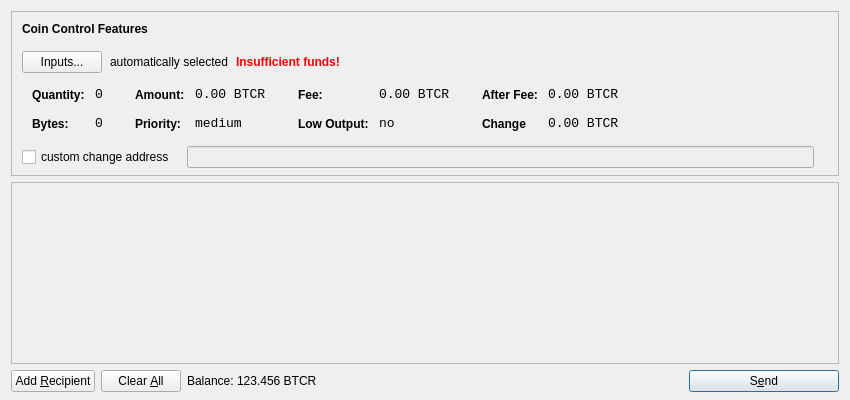
<?xml version="1.0" encoding="UTF-8"?>
<ui version="4.0">
 <class>SendCoinsDialog</class>
 <widget class="QDialog" name="SendCoinsDialog">
  <property name="geometry">
   <rect>
    <x>0</x>
    <y>0</y>
    <width>850</width>
    <height>400</height>
   </rect>
  </property>
  <property name="windowTitle">
   <string>Send Coins</string>
  </property>
  <layout class="QVBoxLayout" name="verticalLayout" stretch="0,1,0">
   <property name="bottomMargin">
    <number>8</number>
   </property>
   <item>
    <widget class="QFrame" name="frameCoinControl">
     <property name="sizePolicy">
      <sizepolicy hsizetype="Expanding" vsizetype="Expanding">
       <horstretch>0</horstretch>
       <verstretch>0</verstretch>
      </sizepolicy>
     </property>
     <property name="maximumSize">
      <size>
       <width>16777215</width>
       <height>16777215</height>
      </size>
     </property>
     <property name="frameShape">
      <enum>QFrame::StyledPanel</enum>
     </property>
     <property name="frameShadow">
      <enum>QFrame::Sunken</enum>
     </property>
     <layout class="QVBoxLayout" name="verticalLayoutCoinControl2">
      <property name="spacing">
       <number>-1</number>
      </property>
      <property name="leftMargin">
       <number>0</number>
      </property>
      <property name="topMargin">
       <number>0</number>
      </property>
      <property name="rightMargin">
       <number>0</number>
      </property>
      <property name="bottomMargin">
       <number>6</number>
      </property>
      <item>
       <layout class="QVBoxLayout" name="verticalLayoutCoinControl" stretch="0,0,0,0,1">
        <property name="spacing">
         <number>0</number>
        </property>
        <property name="leftMargin">
         <number>10</number>
        </property>
        <property name="topMargin">
         <number>10</number>
        </property>
        <item>
         <layout class="QHBoxLayout" name="horizontalLayoutCoinControl1">
          <property name="bottomMargin">
           <number>15</number>
          </property>
          <item>
           <widget class="QLabel" name="labelCoinControlFeatures">
            <property name="sizePolicy">
             <sizepolicy hsizetype="Preferred" vsizetype="Maximum">
              <horstretch>0</horstretch>
              <verstretch>0</verstretch>
             </sizepolicy>
            </property>
            <property name="font">
             <font>
              <weight>75</weight>
              <bold>true</bold>
             </font>
            </property>
            <property name="styleSheet">
             <string notr="true">font-weight:bold;</string>
            </property>
            <property name="text">
             <string>Coin Control Features</string>
            </property>
           </widget>
          </item>
         </layout>
        </item>
        <item>
         <layout class="QHBoxLayout" name="horizontalLayoutCoinControl2" stretch="0,0,0,0">
          <property name="spacing">
           <number>8</number>
          </property>
          <property name="bottomMargin">
           <number>10</number>
          </property>
          <item>
           <widget class="QPushButton" name="pushButtonCoinControl">
            <property name="styleSheet">
             <string notr="true"/>
            </property>
            <property name="text">
             <string>Inputs...</string>
            </property>
           </widget>
          </item>
          <item>
           <widget class="QLabel" name="labelCoinControlAutomaticallySelected">
            <property name="text">
             <string>automatically selected</string>
            </property>
            <property name="margin">
             <number>5</number>
            </property>
           </widget>
          </item>
          <item>
           <widget class="QLabel" name="labelCoinControlInsuffFunds">
            <property name="font">
             <font>
              <weight>75</weight>
              <bold>true</bold>
             </font>
            </property>
            <property name="styleSheet">
             <string notr="true">color:red;font-weight:bold;</string>
            </property>
            <property name="text">
             <string>Insufficient funds!</string>
            </property>
            <property name="margin">
             <number>5</number>
            </property>
           </widget>
          </item>
          <item>
           <spacer name="horizontalSpacerCoinControl">
            <property name="orientation">
             <enum>Qt::Horizontal</enum>
            </property>
            <property name="sizeHint" stdset="0">
             <size>
              <width>40</width>
              <height>1</height>
             </size>
            </property>
           </spacer>
          </item>
         </layout>
        </item>
        <item>
         <widget class="QWidget" name="widgetCoinControl" native="true">
          <property name="sizePolicy">
           <sizepolicy hsizetype="Preferred" vsizetype="Preferred">
            <horstretch>0</horstretch>
            <verstretch>0</verstretch>
           </sizepolicy>
          </property>
          <property name="minimumSize">
           <size>
            <width>0</width>
            <height>0</height>
           </size>
          </property>
          <property name="styleSheet">
           <string notr="true"/>
          </property>
          <layout class="QHBoxLayout" name="horizontalLayoutCoinControl5">
           <property name="margin">
            <number>0</number>
           </property>
           <item>
            <layout class="QHBoxLayout" name="horizontalLayoutCoinControl3" stretch="0,0,0,1">
             <property name="spacing">
              <number>20</number>
             </property>
             <property name="topMargin">
              <number>0</number>
             </property>
             <property name="bottomMargin">
              <number>10</number>
             </property>
             <item>
              <layout class="QFormLayout" name="formLayoutCoinControl1">
               <property name="horizontalSpacing">
                <number>10</number>
               </property>
               <property name="verticalSpacing">
                <number>14</number>
               </property>
               <property name="leftMargin">
                <number>10</number>
               </property>
               <property name="topMargin">
                <number>4</number>
               </property>
               <property name="rightMargin">
                <number>6</number>
               </property>
               <item row="0" column="0">
                <widget class="QLabel" name="labelCoinControlQuantityText">
                 <property name="styleSheet">
                  <string notr="true">font-weight:bold;</string>
                 </property>
                 <property name="text">
                  <string>Quantity:</string>
                 </property>
                 <property name="margin">
                  <number>0</number>
                 </property>
                </widget>
               </item>
               <item row="0" column="1">
                <widget class="QLabel" name="labelCoinControlQuantity">
                 <property name="font">
                  <font>
                   <family>Monospace</family>
                   <pointsize>10</pointsize>
                  </font>
                 </property>
                 <property name="cursor">
                  <cursorShape>IBeamCursor</cursorShape>
                 </property>
                 <property name="contextMenuPolicy">
                  <enum>Qt::ActionsContextMenu</enum>
                 </property>
                 <property name="text">
                  <string>0</string>
                 </property>
                 <property name="margin">
                  <number>0</number>
                 </property>
                 <property name="textInteractionFlags">
                  <set>Qt::LinksAccessibleByMouse|Qt::TextSelectableByKeyboard|Qt::TextSelectableByMouse</set>
                 </property>
                </widget>
               </item>
               <item row="1" column="0">
                <widget class="QLabel" name="labelCoinControlBytesText">
                 <property name="styleSheet">
                  <string notr="true">font-weight:bold;</string>
                 </property>
                 <property name="text">
                  <string>Bytes:</string>
                 </property>
                </widget>
               </item>
               <item row="1" column="1">
                <widget class="QLabel" name="labelCoinControlBytes">
                 <property name="font">
                  <font>
                   <family>Monospace</family>
                   <pointsize>10</pointsize>
                  </font>
                 </property>
                 <property name="cursor">
                  <cursorShape>IBeamCursor</cursorShape>
                 </property>
                 <property name="contextMenuPolicy">
                  <enum>Qt::ActionsContextMenu</enum>
                 </property>
                 <property name="text">
                  <string>0</string>
                 </property>
                 <property name="textInteractionFlags">
                  <set>Qt::LinksAccessibleByMouse|Qt::TextSelectableByKeyboard|Qt::TextSelectableByMouse</set>
                 </property>
                </widget>
               </item>
              </layout>
             </item>
             <item>
              <layout class="QFormLayout" name="formLayoutCoinControl2">
               <property name="horizontalSpacing">
                <number>10</number>
               </property>
               <property name="verticalSpacing">
                <number>14</number>
               </property>
               <property name="leftMargin">
                <number>6</number>
               </property>
               <property name="topMargin">
                <number>4</number>
               </property>
               <property name="rightMargin">
                <number>6</number>
               </property>
               <item row="0" column="0">
                <widget class="QLabel" name="labelCoinControlAmountText">
                 <property name="styleSheet">
                  <string notr="true">font-weight:bold;</string>
                 </property>
                 <property name="text">
                  <string>Amount:</string>
                 </property>
                 <property name="margin">
                  <number>0</number>
                 </property>
                </widget>
               </item>
               <item row="0" column="1">
                <widget class="QLabel" name="labelCoinControlAmount">
                 <property name="font">
                  <font>
                   <family>Monospace</family>
                   <pointsize>10</pointsize>
                  </font>
                 </property>
                 <property name="cursor">
                  <cursorShape>IBeamCursor</cursorShape>
                 </property>
                 <property name="contextMenuPolicy">
                  <enum>Qt::ActionsContextMenu</enum>
                 </property>
                 <property name="text">
                  <string>0.00 BTCR</string>
                 </property>
                 <property name="textInteractionFlags">
                  <set>Qt::LinksAccessibleByMouse|Qt::TextSelectableByKeyboard|Qt::TextSelectableByMouse</set>
                 </property>
                </widget>
               </item>
               <item row="1" column="0">
                <widget class="QLabel" name="labelCoinControlPriorityText">
                 <property name="styleSheet">
                  <string notr="true">font-weight:bold;</string>
                 </property>
                 <property name="text">
                  <string>Priority:</string>
                 </property>
                </widget>
               </item>
               <item row="1" column="1">
                <widget class="QLabel" name="labelCoinControlPriority">
                 <property name="font">
                  <font>
                   <family>Monospace</family>
                   <pointsize>10</pointsize>
                  </font>
                 </property>
                 <property name="cursor">
                  <cursorShape>IBeamCursor</cursorShape>
                 </property>
                 <property name="contextMenuPolicy">
                  <enum>Qt::ActionsContextMenu</enum>
                 </property>
                 <property name="text">
                  <string>medium</string>
                 </property>
                 <property name="textInteractionFlags">
                  <set>Qt::LinksAccessibleByMouse|Qt::TextSelectableByKeyboard|Qt::TextSelectableByMouse</set>
                 </property>
                </widget>
               </item>
              </layout>
             </item>
             <item>
              <layout class="QFormLayout" name="formLayoutCoinControl3">
               <property name="horizontalSpacing">
                <number>10</number>
               </property>
               <property name="verticalSpacing">
                <number>14</number>
               </property>
               <property name="leftMargin">
                <number>6</number>
               </property>
               <property name="topMargin">
                <number>4</number>
               </property>
               <property name="rightMargin">
                <number>6</number>
               </property>
               <item row="0" column="0">
                <widget class="QLabel" name="labelCoinControlFeeText">
                 <property name="styleSheet">
                  <string notr="true">font-weight:bold;</string>
                 </property>
                 <property name="text">
                  <string>Fee:</string>
                 </property>
                 <property name="margin">
                  <number>0</number>
                 </property>
                </widget>
               </item>
               <item row="0" column="1">
                <widget class="QLabel" name="labelCoinControlFee">
                 <property name="font">
                  <font>
                   <family>Monospace</family>
                   <pointsize>10</pointsize>
                  </font>
                 </property>
                 <property name="cursor">
                  <cursorShape>IBeamCursor</cursorShape>
                 </property>
                 <property name="contextMenuPolicy">
                  <enum>Qt::ActionsContextMenu</enum>
                 </property>
                 <property name="text">
                  <string>0.00 BTCR</string>
                 </property>
                 <property name="textInteractionFlags">
                  <set>Qt::LinksAccessibleByMouse|Qt::TextSelectableByKeyboard|Qt::TextSelectableByMouse</set>
                 </property>
                </widget>
               </item>
               <item row="1" column="0">
                <widget class="QLabel" name="labelCoinControlLowOutputText">
                 <property name="styleSheet">
                  <string notr="true">font-weight:bold;</string>
                 </property>
                 <property name="text">
                  <string>Low Output:</string>
                 </property>
                </widget>
               </item>
               <item row="1" column="1">
                <widget class="QLabel" name="labelCoinControlLowOutput">
                 <property name="font">
                  <font>
                   <family>Monospace</family>
                   <pointsize>10</pointsize>
                  </font>
                 </property>
                 <property name="cursor">
                  <cursorShape>IBeamCursor</cursorShape>
                 </property>
                 <property name="contextMenuPolicy">
                  <enum>Qt::ActionsContextMenu</enum>
                 </property>
                 <property name="text">
                  <string>no</string>
                 </property>
                 <property name="textInteractionFlags">
                  <set>Qt::LinksAccessibleByMouse|Qt::TextSelectableByKeyboard|Qt::TextSelectableByMouse</set>
                 </property>
                </widget>
               </item>
              </layout>
             </item>
             <item>
              <layout class="QFormLayout" name="formLayoutCoinControl4">
               <property name="horizontalSpacing">
                <number>10</number>
               </property>
               <property name="verticalSpacing">
                <number>14</number>
               </property>
               <property name="leftMargin">
                <number>6</number>
               </property>
               <property name="topMargin">
                <number>4</number>
               </property>
               <property name="rightMargin">
                <number>6</number>
               </property>
               <item row="0" column="0">
                <widget class="QLabel" name="labelCoinControlAfterFeeText">
                 <property name="styleSheet">
                  <string notr="true">font-weight:bold;</string>
                 </property>
                 <property name="text">
                  <string>After Fee:</string>
                 </property>
                 <property name="margin">
                  <number>0</number>
                 </property>
                </widget>
               </item>
               <item row="0" column="1">
                <widget class="QLabel" name="labelCoinControlAfterFee">
                 <property name="font">
                  <font>
                   <family>Monospace</family>
                   <pointsize>10</pointsize>
                  </font>
                 </property>
                 <property name="cursor">
                  <cursorShape>IBeamCursor</cursorShape>
                 </property>
                 <property name="contextMenuPolicy">
                  <enum>Qt::ActionsContextMenu</enum>
                 </property>
                 <property name="text">
                  <string>0.00 BTCR</string>
                 </property>
                 <property name="textInteractionFlags">
                  <set>Qt::LinksAccessibleByMouse|Qt::TextSelectableByKeyboard|Qt::TextSelectableByMouse</set>
                 </property>
                </widget>
               </item>
               <item row="1" column="0">
                <widget class="QLabel" name="labelCoinControlChangeText">
                 <property name="styleSheet">
                  <string notr="true">font-weight:bold;</string>
                 </property>
                 <property name="text">
                  <string>Change</string>
                 </property>
                </widget>
               </item>
               <item row="1" column="1">
                <widget class="QLabel" name="labelCoinControlChange">
                 <property name="font">
                  <font>
                   <family>Monospace</family>
                   <pointsize>10</pointsize>
                  </font>
                 </property>
                 <property name="cursor">
                  <cursorShape>IBeamCursor</cursorShape>
                 </property>
                 <property name="contextMenuPolicy">
                  <enum>Qt::ActionsContextMenu</enum>
                 </property>
                 <property name="text">
                  <string>0.00 BTCR</string>
                 </property>
                 <property name="textInteractionFlags">
                  <set>Qt::LinksAccessibleByMouse|Qt::TextSelectableByKeyboard|Qt::TextSelectableByMouse</set>
                 </property>
                </widget>
               </item>
              </layout>
             </item>
            </layout>
           </item>
          </layout>
         </widget>
        </item>
        <item>
         <layout class="QHBoxLayout" name="horizontalLayoutCoinControl4" stretch="0,0,0">
          <property name="spacing">
           <number>12</number>
          </property>
          <property name="sizeConstraint">
           <enum>QLayout::SetDefaultConstraint</enum>
          </property>
          <property name="topMargin">
           <number>5</number>
          </property>
          <property name="rightMargin">
           <number>5</number>
          </property>
          <item>
           <widget class="QCheckBox" name="checkBoxCoinControlChange">
            <property name="text">
             <string>custom change address</string>
            </property>
           </widget>
          </item>
          <item>
           <widget class="QLineEdit" name="lineEditCoinControlChange">
            <property name="enabled">
             <bool>false</bool>
            </property>
            <property name="sizePolicy">
             <sizepolicy hsizetype="Expanding" vsizetype="Fixed">
              <horstretch>0</horstretch>
              <verstretch>0</verstretch>
             </sizepolicy>
            </property>
           </widget>
          </item>
          <item>
           <widget class="QLabel" name="labelCoinControlChangeLabel">
            <property name="sizePolicy">
             <sizepolicy hsizetype="Preferred" vsizetype="Expanding">
              <horstretch>0</horstretch>
              <verstretch>0</verstretch>
             </sizepolicy>
            </property>
            <property name="minimumSize">
             <size>
              <width>0</width>
              <height>0</height>
             </size>
            </property>
            <property name="text">
             <string/>
            </property>
            <property name="margin">
             <number>3</number>
            </property>
           </widget>
          </item>
         </layout>
        </item>
        <item>
         <spacer name="verticalSpacerCoinControl">
          <property name="orientation">
           <enum>Qt::Vertical</enum>
          </property>
          <property name="sizeHint" stdset="0">
           <size>
            <width>800</width>
            <height>1</height>
           </size>
          </property>
         </spacer>
        </item>
       </layout>
      </item>
     </layout>
    </widget>
   </item>
   <item>
    <widget class="QScrollArea" name="scrollArea">
     <property name="widgetResizable">
      <bool>true</bool>
     </property>
     <widget class="QWidget" name="scrollAreaWidgetContents">
      <property name="geometry">
       <rect>
        <x>0</x>
        <y>0</y>
        <width>830</width>
        <height>165</height>
       </rect>
      </property>
      <layout class="QVBoxLayout" name="verticalLayout_2">
       <property name="margin">
        <number>0</number>
       </property>
       <item>
        <layout class="QVBoxLayout" name="entries">
         <property name="spacing">
          <number>6</number>
         </property>
        </layout>
       </item>
       <item>
        <spacer name="verticalSpacer">
         <property name="orientation">
          <enum>Qt::Vertical</enum>
         </property>
         <property name="sizeHint" stdset="0">
          <size>
           <width>20</width>
           <height>40</height>
          </size>
         </property>
        </spacer>
       </item>
      </layout>
     </widget>
    </widget>
   </item>
   <item>
    <layout class="QHBoxLayout" name="horizontalLayout">
     <item>
      <widget class="QPushButton" name="addButton">
       <property name="toolTip">
        <string>Send to multiple recipients at once</string>
       </property>
       <property name="text">
        <string>Add &amp;Recipient</string>
       </property>
       <property name="autoDefault">
        <bool>false</bool>
       </property>
      </widget>
     </item>
     <item>
      <widget class="QPushButton" name="clearButton">
       <property name="sizePolicy">
        <sizepolicy hsizetype="Minimum" vsizetype="Fixed">
         <horstretch>0</horstretch>
         <verstretch>0</verstretch>
        </sizepolicy>
       </property>
       <property name="toolTip">
        <string>Remove all transaction fields</string>
       </property>
       <property name="text">
        <string>Clear &amp;All</string>
       </property>
       <property name="autoRepeatDelay">
        <number>300</number>
       </property>
       <property name="autoDefault">
        <bool>false</bool>
       </property>
      </widget>
     </item>
     <item>
      <layout class="QHBoxLayout" name="horizontalLayout_2">
       <property name="spacing">
        <number>3</number>
       </property>
       <item>
        <widget class="QLabel" name="label">
         <property name="sizePolicy">
          <sizepolicy hsizetype="Preferred" vsizetype="Fixed">
           <horstretch>0</horstretch>
           <verstretch>0</verstretch>
          </sizepolicy>
         </property>
         <property name="text">
          <string>Balance:</string>
         </property>
        </widget>
       </item>
       <item>
        <widget class="QLabel" name="labelBalance">
         <property name="sizePolicy">
          <sizepolicy hsizetype="Preferred" vsizetype="Fixed">
           <horstretch>0</horstretch>
           <verstretch>0</verstretch>
          </sizepolicy>
         </property>
         <property name="cursor">
          <cursorShape>IBeamCursor</cursorShape>
         </property>
         <property name="text">
          <string>123.456 BTCR</string>
         </property>
         <property name="textInteractionFlags">
          <set>Qt::LinksAccessibleByMouse|Qt::TextSelectableByKeyboard|Qt::TextSelectableByMouse</set>
         </property>
        </widget>
       </item>
      </layout>
     </item>
     <item>
      <spacer name="horizontalSpacer">
       <property name="orientation">
        <enum>Qt::Horizontal</enum>
       </property>
       <property name="sizeHint" stdset="0">
        <size>
         <width>40</width>
         <height>20</height>
        </size>
       </property>
      </spacer>
     </item>
     <item>
      <widget class="QPushButton" name="sendButton">
       <property name="minimumSize">
        <size>
         <width>150</width>
         <height>0</height>
        </size>
       </property>
       <property name="toolTip">
        <string>Confirm the send action</string>
       </property>
       <property name="text">
        <string>S&amp;end</string>
       </property>
       <property name="icon">
        <iconset resource="../bitcoin.qrc">
         <normaloff>:/icons/send</normaloff>:/icons/send</iconset>
       </property>
       <property name="default">
        <bool>true</bool>
       </property>
      </widget>
     </item>
    </layout>
   </item>
  </layout>
 </widget>
 <resources>
  <include location="../bitcoin.qrc"/>
 </resources>
 <connections/>
</ui>
